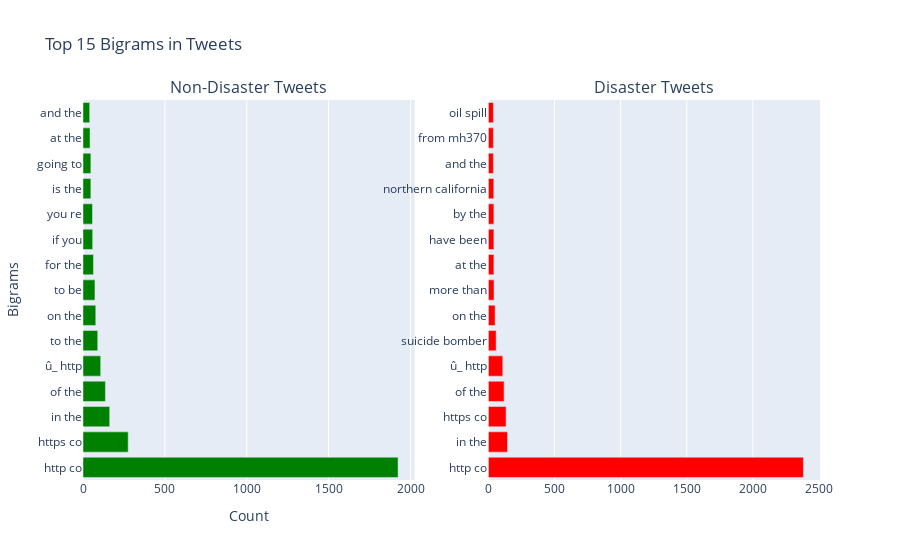

Write notebook code for a chart like this one.
### Code cell
plot_most_common_bigrams(raw=True, top=15)

### Figure 1 — Plotly figure (JSON) as saved in the notebook; plotly's stock layout.template omitted (floating-point values rounded to 4 significant figures)
{"data": [{"marker": {"color": "green"}, "name": "Non-Disaster", "orientation": "h", "type": "bar", "x": [1924, 276, 163, 137, 108, 90, 78, 73, 64, 59, 58, 48, 48, 43, 41], "xaxis": "x", "y": ["http co", "https co", "in the", "of the", "û_ http", "to the", "on the", "to be", "for the", "if you", "you re", "is the", "going to", "at the", "and the"], "yaxis": "y"}, {"marker": {"color": "red"}, "name": "Disaster", "orientation": "h", "type": "bar", "x": [2382, 145, 134, 119, 109, 59, 51, 43, 42, 42, 42, 41, 38, 38, 38], "xaxis": "x2", "y": ["http co", "in the", "https co", "of the", "û_ http", "suicide bomber", "on the", "more than", "at the", "have been", "by the", "northern california", "and the", "from mh370", "oil spill"], "yaxis": "y2"}], "layout": {"annotations": [{"font": {"size": 16}, "showarrow": false, "text": "Non-Disaster Tweets", "x": 0.225, "xanchor": "center", "xref": "paper", "y": 1, "yanchor": "bottom", "yref": "paper"}, {"font": {"size": 16}, "showarrow": false, "text": "Disaster Tweets", "x": 0.775, "xanchor": "center", "xref": "paper", "y": 1, "yanchor": "bottom", "yref": "paper"}], "showlegend": false, "title": {"text": "Top 15 Bigrams in Tweets"}, "xaxis": {"anchor": "y", "domain": [0, 0.45], "title": {"text": "Count"}}, "xaxis2": {"anchor": "y2", "domain": [0.55, 1]}, "yaxis": {"anchor": "x", "domain": [0, 1], "title": {"text": "Bigrams"}}, "yaxis2": {"anchor": "x2", "domain": [0, 1]}}}
